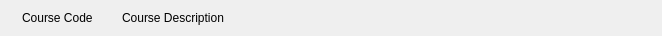
<?xml version="1.0" encoding="UTF-8"?>
<ui version="4.0">
 <class>Form</class>
 <widget class="QWidget" name="Form">
  <property name="geometry">
   <rect>
    <x>0</x>
    <y>0</y>
    <width>662</width>
    <height>33</height>
   </rect>
  </property>
  <property name="windowTitle">
   <string>Form</string>
  </property>
  <layout class="QGridLayout" name="gridLayout">
   <item row="0" column="0">
    <layout class="QHBoxLayout" name="horizontalLayout_2" stretch="2,11">
     <property name="leftMargin">
      <number>11</number>
     </property>
     <property name="rightMargin">
      <number>11</number>
     </property>
     <item>
      <widget class="QLabel" name="lbl_courseCode">
       <property name="text">
        <string>Course Code</string>
       </property>
      </widget>
     </item>
     <item>
      <widget class="QLabel" name="lbl_courseDescription">
       <property name="text">
        <string>Course Description</string>
       </property>
      </widget>
     </item>
    </layout>
   </item>
  </layout>
 </widget>
 <resources/>
 <connections/>
</ui>
